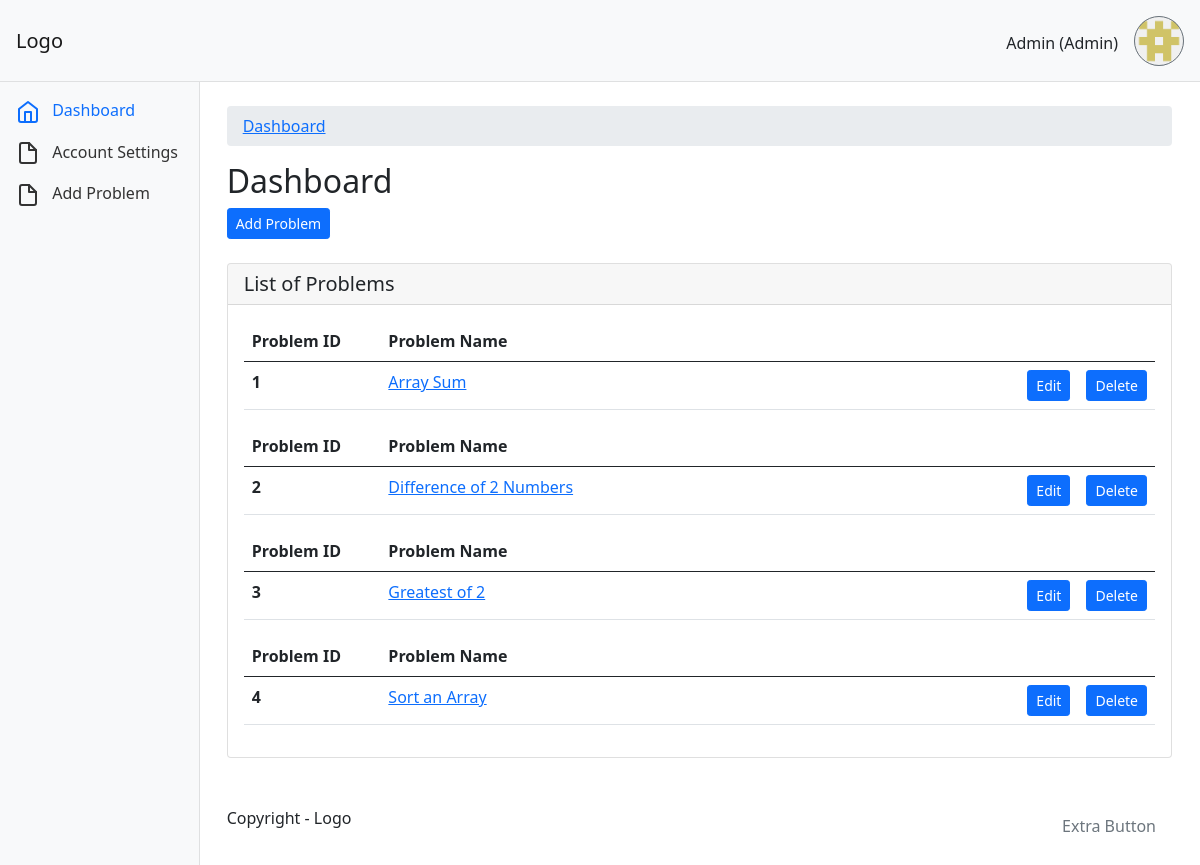
The app's page /admin/index.php (signed in) with its own data.
### tables this page shows
CREATE TABLE `problems` (
  `pid` int(11) NOT NULL,
  `problem_title` varchar(100) NOT NULL,
  `problem_statement` varchar(2000) NOT NULL,
  `testcase_input1` varchar(500) NOT NULL,
  `testcase_output1` varchar(500) NOT NULL,
  `testcase_input2` varchar(500) NOT NULL,
  `testcase_output2` varchar(500) NOT NULL
);

### admin/index.php (the view, shortened to what this page needs)
<?php
require_once("../backend/dbconn.php");
?>
<!DOCTYPE html>
<html lang="en">
<head>
  <link rel="stylesheet" href="../css/bootstrap.min.css">
  <link rel="stylesheet" href="../css/chartist.min.css">
  <link rel="stylesheet" href="../css/main.css">
</head>
<body>
  <?php
  require_once("./navbar.php");
  ?>
  <div class="container-fluid">
    <div class="row">
      <nav id="sidebar" class="col-md-3 col-lg-2 d-md-block bg-light sidebar collapse">
        <div class="position-sticky">
          <ul class="nav flex-column">
            <li class="nav-item">
              <a class="nav-link active" aria-current="page" href="index.php">
                <span class="ml-2">Dashboard</span>
              </a>
            </li>
            <li class="nav-item">
              <a class="nav-link" href="account.php">
                <span class="ml-2">Account Settings</span>
              </a>
            </li>
            <li class="nav-item">
              <a class="nav-link" href="add_problem.php">
                <span class="ml-2">Add Problem</span>
              </a>
            </li>
          </ul>
        </div>
      </nav>
      <main class="col-md-9 ml-sm-auto col-lg-10 px-md-4 py-4">
        <nav aria-label="breadcrumb">
          <ol class="breadcrumb">
            <li class="breadcrumb-item active"><a href="index.php">Dashboard</a></li>
          </ol>
        </nav>
        <h1 class="h2">Dashboard</h1>
        <a href="add_problem.php" class="btn btn-sm btn-primary">Add Problem</a>
        <br><br>
        <div class="row">
          <div class="col-12 col-xl-12 mb-4 mb-lg-0">
            <div class="card">
              <h5 class="card-header">List of Problems</h5>
              <div class="card-body">
                <?php
                $sql2 = "SELECT `pid`, `problem_title`, `problem_statement`, `testcase_input1`, `testcase_output1`, `testcase_input2`, `testcase_output2` FROM `problems` WHERE 1;";
                $res2 = $conn->prepare($sql2);
                $res2->execute();
                $ans2 = $res2->fetchAll(PDO::FETCH_ASSOC);
                foreach ($ans2 as $prob) :
                ?>
                  <div class="table-responsive">
                    <table class="table">
                      <thead>
                        <tr>
                          <th scope="col">Problem ID</th>
                          <th scope="col">Problem Name</th>
                          <th scope="col"></th>
                          <th scope="col"></th>
                        </tr>
                      </thead>
                      <tbody>
                        <tr>
                          <th width="15%" scope="row"><?php echo $prob["pid"] ?></th>
                          <td><a href="#"><?php echo $prob["problem_title"] ?></a></td>
                          <td width="5%"><a href="edit_problem.php?pid=<?php echo $prob["pid"] ?>" class="btn btn-sm btn-primary">Edit</a></td>
                          <td width="5%"><a href="delete_problem.php?pid=<?php echo $prob["pid"] ?>" onclick="return confirm('Do you really wish to delete the question?')" class="btn btn-sm btn-primary">Delete</a></td>
                        </tr>
                      </tbody>
                    </table>
                  </div>
                <?php
                endforeach;
                ?>
              </div>
            </div>
          </div>
        </div>
        <footer class="pt-5 d-flex justify-content-between">
          <span>Copyright - Logo</span>
          <ul class="nav m-0">
            <li class="nav-item">
              <a class="nav-link text-secondary" aria-current="page" href="#">Extra Button</a>
            </li>
          </ul>
        </footer>
      </main>
    </div>
  </div>
</body>
</html>

### admin/navbar.php (shortened to what this page needs)
<nav class="navbar navbar-light bg-light p-3">
    <div class="d-flex col-12 col-md-3 col-lg-2 mb-2 mb-lg-0 flex-wrap flex-md-nowrap justify-content-between">
        <a class="navbar-brand" href="#">
            Logo
        </a>
    </div>
    <div class="col-12 col-md-5 col-lg-6 d-flex align-items-center justify-content-md-end mt-3 mt-md-0">
        <div class="mr-3 mt-1">
            <?php echo $_SESSION["username"]; ?> (Admin)
        </div>
        <div class="dropdown">
            <button class="btn btn-secondary" type="button" id="dropdownMenuButton" data-toggle="dropdown" aria-expanded="false">
            </button>
            </div>
    </div>
</nav>

### css/main.css (style rules this page uses)
.sidebar { position: fixed; top: 0; bottom: 0; left: 0; z-index: 100; padding: 90px 0 0; box-shadow: inset -1px 0 0 rgba(0, 0, 0, .1); z-index: 99; }
.navbar { box-shadow: inset 0 -1px 0 rgba(0, 0, 0, .1); }
@media (min-width: 767.98px) { .navbar { top: 0; position: sticky; z-index: 999; } }
.sidebar .nav-link { color: #333; }
.sidebar .nav-link.active { color: #0d6efd; }
#dropdownMenuButton { border-radius: 100%; background-image: url('../img/img.png'); background-size: cover; background-repeat: no-repeat; width: 50px; height: 50px; }

### records on screen
problems: pid "1", problem_title "Array Sum"
problems: pid "2", problem_title "Difference of 2 Numbers"
problems: pid "3", problem_title "Greatest of 2"
problems: pid "4", problem_title "Sort an Array"

### other values on screen
$_SESSION["username"] "Admin"
